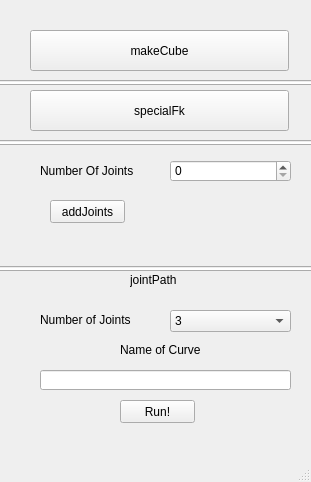
<?xml version="1.0" encoding="UTF-8"?>
<ui version="4.0">
 <class>MainWindow</class>
 <widget class="QMainWindow" name="MainWindow">
  <property name="geometry">
   <rect>
    <x>0</x>
    <y>0</y>
    <width>311</width>
    <height>482</height>
   </rect>
  </property>
  <property name="windowTitle">
   <string>MainWindow</string>
  </property>
  <widget class="QWidget" name="centralwidget">
   <widget class="QPushButton" name="makeCube">
    <property name="geometry">
     <rect>
      <x>30</x>
      <y>30</y>
      <width>259</width>
      <height>41</height>
     </rect>
    </property>
    <property name="text">
     <string>makeCube</string>
    </property>
   </widget>
   <widget class="QPushButton" name="specialFk">
    <property name="geometry">
     <rect>
      <x>30</x>
      <y>90</y>
      <width>259</width>
      <height>41</height>
     </rect>
    </property>
    <property name="text">
     <string>specialFk</string>
    </property>
   </widget>
   <widget class="QSpinBox" name="numberOfJoints">
    <property name="geometry">
     <rect>
      <x>170</x>
      <y>160</y>
      <width>121</width>
      <height>22</height>
     </rect>
    </property>
   </widget>
   <widget class="QLabel" name="label">
    <property name="geometry">
     <rect>
      <x>40</x>
      <y>160</y>
      <width>101</width>
      <height>21</height>
     </rect>
    </property>
    <property name="text">
     <string>Number Of Joints</string>
    </property>
   </widget>
   <widget class="QPushButton" name="addJoints">
    <property name="geometry">
     <rect>
      <x>50</x>
      <y>200</y>
      <width>75</width>
      <height>23</height>
     </rect>
    </property>
    <property name="text">
     <string>addJoints</string>
    </property>
   </widget>
   <widget class="QSpinBox" name="jointPathNumJoints">
    <property name="geometry">
     <rect>
      <x>50</x>
      <y>230</y>
      <width>0</width>
      <height>0</height>
     </rect>
    </property>
   </widget>
   <widget class="QComboBox" name="comboBox">
    <property name="geometry">
     <rect>
      <x>170</x>
      <y>310</y>
      <width>121</width>
      <height>22</height>
     </rect>
    </property>
    <item>
     <property name="text">
      <string>3</string>
     </property>
    </item>
    <item>
     <property name="text">
      <string>5</string>
     </property>
    </item>
   </widget>
   <widget class="QLineEdit" name="textName">
    <property name="geometry">
     <rect>
      <x>40</x>
      <y>370</y>
      <width>251</width>
      <height>20</height>
     </rect>
    </property>
   </widget>
   <widget class="QPushButton" name="jointPath">
    <property name="geometry">
     <rect>
      <x>120</x>
      <y>400</y>
      <width>75</width>
      <height>23</height>
     </rect>
    </property>
    <property name="text">
     <string>Run!</string>
    </property>
   </widget>
   <widget class="QLineEdit" name="text_2">
    <property name="geometry">
     <rect>
      <x>-20</x>
      <y>266</y>
      <width>371</width>
      <height>5</height>
     </rect>
    </property>
   </widget>
   <widget class="QLineEdit" name="text_3">
    <property name="geometry">
     <rect>
      <x>-30</x>
      <y>140</y>
      <width>371</width>
      <height>5</height>
     </rect>
    </property>
   </widget>
   <widget class="QLineEdit" name="text_4">
    <property name="geometry">
     <rect>
      <x>-40</x>
      <y>80</y>
      <width>371</width>
      <height>5</height>
     </rect>
    </property>
   </widget>
   <widget class="QLabel" name="label_2">
    <property name="geometry">
     <rect>
      <x>130</x>
      <y>270</y>
      <width>71</width>
      <height>20</height>
     </rect>
    </property>
    <property name="text">
     <string>jointPath</string>
    </property>
   </widget>
   <widget class="QLabel" name="label_3">
    <property name="geometry">
     <rect>
      <x>40</x>
      <y>310</y>
      <width>121</width>
      <height>20</height>
     </rect>
    </property>
    <property name="text">
     <string>Number of Joints</string>
    </property>
   </widget>
   <widget class="QLabel" name="label_4">
    <property name="geometry">
     <rect>
      <x>120</x>
      <y>340</y>
      <width>121</width>
      <height>20</height>
     </rect>
    </property>
    <property name="text">
     <string>Name of Curve</string>
    </property>
   </widget>
  </widget>
  <widget class="QMenuBar" name="menubar">
   <property name="geometry">
    <rect>
     <x>0</x>
     <y>0</y>
     <width>311</width>
     <height>21</height>
    </rect>
   </property>
  </widget>
  <widget class="QStatusBar" name="statusbar"/>
 </widget>
 <resources/>
 <connections>
  <connection>
   <sender>comboBox</sender>
   <signal>currentIndexChanged(int)</signal>
   <receiver>jointPathNumJoints</receiver>
   <slot>setValue(int)</slot>
   <hints>
    <hint type="sourcelabel">
     <x>187</x>
     <y>331</y>
    </hint>
    <hint type="destinationlabel">
     <x>49</x>
     <y>250</y>
    </hint>
   </hints>
  </connection>
 </connections>
</ui>
